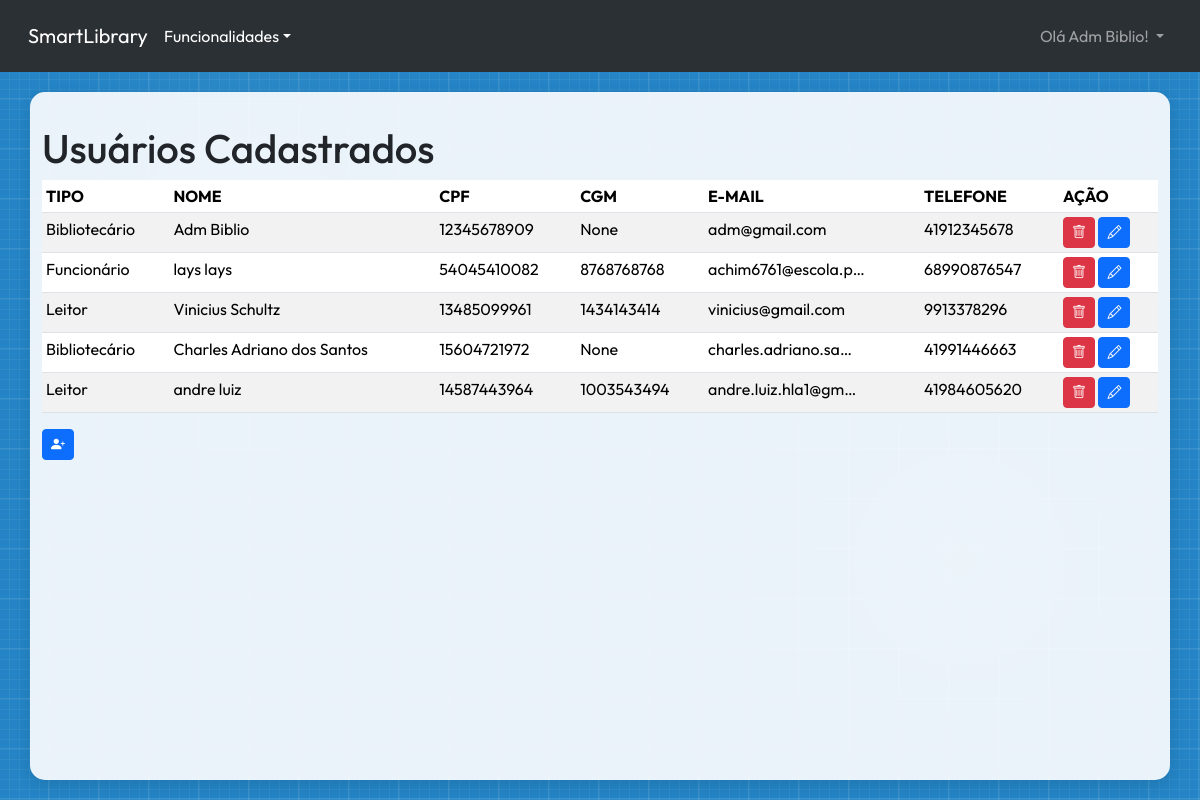
Page /user/ (signed in) on the committed database.
### user/models.py (models this page shows, shortened)
class User(AbstractUser):
    LEITOR = 0
    FUNCIONARIO = 1
    BIBLIOTECARIO = 2
    USERS_TYPES_LIST = [
        (LEITOR, "Leitor"),
        (FUNCIONARIO, "Funcionário"),
        (BIBLIOTECARIO, "Bibliotecário"),
    ]
    type_user = models.PositiveSmallIntegerField(
        choices=USERS_TYPES_LIST, default=LEITOR, verbose_name="Tipo de Usuário"
    )
    username = models.CharField(
        max_length=150,
        unique=True,
        verbose_name="Nome Completo",
        validators=[validate_name],
        help_text="Digite seu nome e sobrenome com letra maiúscula no começo",
    )
    cpf = models.CharField(
        max_length=11,
        unique=True,
        verbose_name="CPF",
        validators=[MinLengthValidator(11), validate_cpf],
        help_text="Não use pontos nem traços",
    )
    phone = models.CharField(
        max_length=11,
        verbose_name="Telefone",
        validators=[MinLengthValidator(10), validate_phone],
        help_text="Digite seu número de celular ou telefone fixo, adicione também seu DDD.",
    )
    cgm = models.CharField(
        max_length=10,
        blank=True,
        null=True,
        unique=True,
        verbose_name="CGM",
        validators=[validate_cgm],
        help_text="Código Geral de Matrícula (10 dígitos)",
    )
    USERNAME_FIELD = "username"
    REQUIRED_FIELDS = ["email", "phone", "cpf"]
    class Meta:
        verbose_name = "Usuário"
        verbose_name_plural = "Usuários"
        permissions = [
            ("gerenciar_catalogo", "Pode gerenciar o catálogo de livros"),
            ("gerenciar_emprestimos", "Pode gerenciar empréstimos e reservas"),
            ("gerenciar_usuarios", "Pode gerenciar cadastros de usuários"),
            ("visualizar_catalogo", "Pode visualizar o catálogo de livros"),
            ("acompanhar_emprestimos", "Pode acompanhar empréstimos e reservas"),
            ("realizar_emprestimos", "Pode realizar empréstimos e reservas"),
            ("editar_proprio_perfil", "Pode editar próprio perfil e senha"),
        ]
    def __str__(self):
        return self.username
    def get_tipo_usuario_display(self):
        for numero, label in self.USERS_TYPES_LIST:
            if numero == self.type_user:
                return label
        return 0

### user/views.py (the view)
# urls.py: path("", UserListView.as_view(), name="user_list"),
class UserListView(LoginRequiredMixin, ListView):
    login_url = reverse_lazy("user_login")
    model = User
    def get_context_data(self, **kwargs):
        context = super().get_context_data(**kwargs)
        context["tipos"] = {0: "Leitor", 1: "Funcionário", 2: "Bibliotecário"}
        return context

### user/templates/user/user_list.html (shortened to what this page needs)
{% extends "base.html" %}
{% block main_content %}
    <h1>Usuários Cadastrados</h1>
    {% if user_list %}
    <div class="table-responsive">
        <table class="table table-striped table-hover table-sm">
            <thead>
                <tr>
                    <th scope="col">TIPO</th>
                    <th scope="col">NOME</th>
                    <th scope="col">CPF</th>
                    <th scope="col">CGM</th>
                    <th scope="col">E-MAIL</th>
                    <th scope="col">TELEFONE</th>
                    <th scope="col">AÇÃO</th>
                </tr>
            </thead>
            <tbody>
                {% for user in user_list %}
                    <tr>
                        <td scope="row"> {{ user.get_tipo_usuario_display }} </td>
                        <td scope="row"> {{ user.username|truncatechars:50 }} </td>
                        <td scope="row"> {{ user.cpf }} </td>
                        <td scope="row"> {{ user.cgm }} </td>
                        <td scope="row"> {{ user.email|truncatechars:20 }} </td>
                        <td scope="row"> {{ user.phone }} </td>
                        <td>
                            <a href="{% url "user_delete" pk=user.pk %}" class="btn btn-danger btn-sm" data-bs-toggle="tooltip" data-bs-title="Excluir"><i class="bi bi-trash"></i></a>
                            <a href="{% url "user_update" pk=user.pk %}" class="btn btn-primary btn-sm" data-bs-toggle="tooltip" data-bs-title="Editar"><i class="bi bi-pencil"></i></a>
                        </td>
                    </tr>
                {% endfor %}
            </tbody>
        </table>
    </div>
    {% else %}
        <p>Parece que não tem nada...</p>
    {% endif %}
    <div>
        <a href="{% url 'user_create' %}" class="btn btn-primary btn-sm" data-bs-toggle="tooltip" data-bs-title="Cadastrar Usuários" ><i class="bi bi-person-plus-fill"></i></a>
    </div>
{% endblock main_content %}

### user/templates/base.html (shortened to what this page needs)
<!DOCTYPE html>
<html lang="pt-br">
<head>
    <link href="https://cdn.jsdelivr.net/npm/bootstrap@5.3.6/dist/css/bootstrap.min.css" rel="stylesheet">
    <link rel="stylesheet" href="https://cdn.jsdelivr.net/npm/bootstrap-icons@1.13.1/font/bootstrap-icons.min.css">
    <link rel="stylesheet" href="https://cdnjs.cloudflare.com/ajax/libs/font-awesome/6.6.0/css/all.min.css">
</head>
<body>
    <nav class="navbar navbar-expand-sm bg-body-tertiary p-3" data-bs-theme="dark">
        <div class="container-fluid">
            <a class="navbar-brand" href="{% url "home_page" %}">SmartLibrary</a>
            <div class="collapse navbar-collapse" id="navbarNavDropdown">
                <ul class="navbar-nav flex-fill align-items-center">
                    {% if user.is_authenticated %}
                    <li class="nav-item dropdown">
                        <p class="dropdown-toggle text-white m-0" role="button" data-bs-toggle="dropdown" aria-expanded="false">Funcionalidades</p>
                    </li>
                    {% endif %}
                    {% if not user.is_authenticated %}
                        <li class="nav-item ms-auto">
                            <a class="nav-link active button-jump" href="{% url "user_login" %}"><i class="bi bi-person-circle"></i> Entrar</a>
                        </li>
                    {% else %}
                        <li class="nav-item dropdown ms-auto">
                            <a class="nav-link dropdown-toggle" href="#" role="button" data-bs-toggle="dropdown" aria-expanded="false">
                                Olá {{ user }}!
                            </a>
                        </li>
                    {% endif %}
                </ul>
            </div>
        </div>
    </nav>
    <main class="container">
        {% block main_content %}
        {% endblock main_content %}
    </main>
</body>
</html>

### rows in the picture
User: username "Adm Biblio", tipo_usuario "Bibliotecário", cpf "12345678909", cgm "None", email "adm@gmail.com", phone "41912345678"
User: tipo_usuario "Funcionário", username "lays lays", cpf "54045410082", cgm "8768768768", email "achim6761@escola.p…", phone "68990876547"
User: tipo_usuario "Leitor", username "Vinicius Schultz", cpf "13485099961", cgm "1434143414", email "vinicius@gmail.com", phone "9913378296"
User: tipo_usuario "Bibliotecário", username "Charles Adriano dos Santos", cpf "15604721972", cgm "None", email "charles.adriano.sa…", phone "41991446663"
User: tipo_usuario "Leitor", username "andre luiz", cpf "14587443964", cgm "1003543494", email "andre.luiz.hla1@gm…", phone "41984605620"
